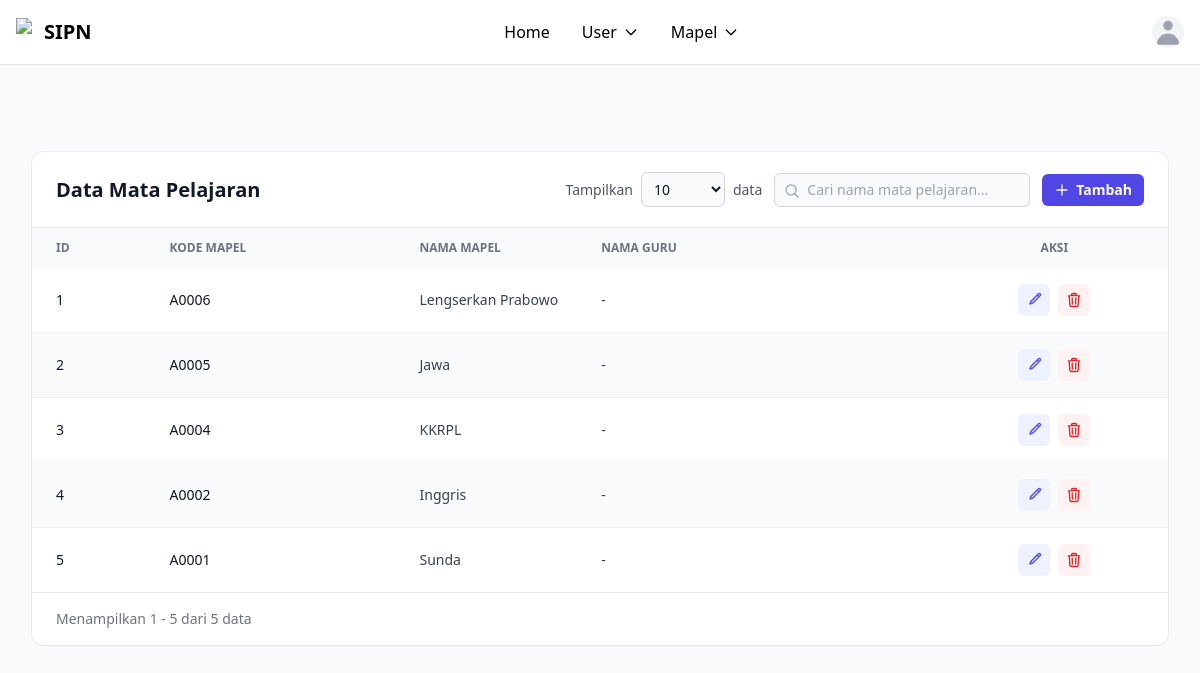
The page /daftar_mapel.php on the database its author committed.
### tables this page shows
CREATE TABLE `mapel` (
  `id` int NOT NULL,
  `kode_mapel` varchar(10) NOT NULL,
  `nama_mapel` varchar(100) NOT NULL,
  `guru_id` int NOT NULL
);

### daftar_mapel.php (the view, shortened to what this page needs)
<!DOCTYPE html>
<html lang="en">
<head>
  <script src="https://cdn.tailwindcss.com"></script>
</head>
<body class="bg-gray-50 antialiased">
<?php
include "navbar.php";
include __DIR__ . "/kon.php";
$data = [];
$sql = "SELECT mapel.*, guru.nama AS nama_guru
        FROM mapel
        LEFT JOIN guru ON mapel.guru_id = guru.id
        ORDER BY mapel.id DESC";
$hasil = mysqli_query($conn, $sql);
while ($row = mysqli_fetch_assoc($hasil)) {
    $data[] = $row;
}
?>
<main class="mx-auto max-w-7xl px-4 pt-32 pb-10 sm:px-6 lg:px-8">
    <div class="bg-white shadow-sm ring-1 ring-gray-900/5 rounded-xl">
        <div class="flex flex-col gap-3 px-6 py-5 border-b border-gray-900/10 sm:flex-row sm:items-center sm:justify-between">
            <h1 class="text-xl font-bold text-gray-900">Data Mata Pelajaran</h1>
            <div class="flex flex-col gap-3 sm:flex-row sm:items-center">
                <div class="flex items-center gap-2">
                    <label for="showEntries" class="text-sm text-gray-600 whitespace-nowrap">Tampilkan</label>
                    <select id="showEntries" class="rounded-md bg-gray-50 border border-gray-300 text-sm text-gray-900 px-2 py-1.5 outline-none focus:ring-2 focus:ring-indigo-600">
                        <option value="10" selected>10</option>
                    </select>
                    <span class="text-sm text-gray-600 whitespace-nowrap">data</span>
                </div>
                <div class="relative">
                    <svg class="absolute left-2.5 top-2.5 size-4 text-gray-400" fill="none" viewBox="0 0 24 24" stroke-width="2" stroke="currentColor"><path stroke-linecap="round" stroke-linejoin="round" d="m21 21-5.2-5.2m0 0a7.5 7.5 0 1 0-10.6-10.6 7.5 7.5 0 0 0 10.6 10.6Z" /></svg>
                    <input id="searchInput" type="text" placeholder="Cari nama mata pelajaran..." class="w-full sm:w-64 rounded-md bg-gray-50 border border-gray-300 pl-8 pr-3 py-1.5 text-sm text-gray-900 outline-none focus:ring-2 focus:ring-indigo-600">
                </div>
                <a href="tambah_mapel.php" title="Tambah Mapel" aria-label="Tambah Mapel"
                   class="inline-flex items-center justify-center gap-1.5 rounded-md bg-indigo-600 px-3 py-1.5 text-sm font-semibold text-white hover:bg-indigo-500 transition-colors">
                    <svg class="size-4" fill="none" viewBox="0 0 24 24" stroke-width="2" stroke="currentColor"><path stroke-linecap="round" stroke-linejoin="round" d="M12 4.5v15m7.5-7.5h-15" /></svg>
                    Tambah
                </a>
            </div>
        </div>
        <div class="relative overflow-x-auto">
            <table class="w-full min-w-[720px] table-fixed text-sm text-left text-gray-700">
                <colgroup>
                    <col class="w-[10%]">
                    <col class="w-[22%]">
                    <col class="w-[16%]">
                    <col class="w-[32%]">
                    <col class="w-[20%]">
                </colgroup>
                <thead class="bg-gray-50 text-xs uppercase text-gray-500">
                    <tr>
                        <th scope="col" class="px-6 py-3 font-semibold">ID</th>
                        <th scope="col" class="px-6 py-3 font-semibold">Kode Mapel</th>
                        <th scope="col" class="px-6 py-3 font-semibold">Nama Mapel</th>
                        <th scope="col" class="px-6 py-3 font-semibold">Nama Guru</th>
                        <th scope="col" class="px-6 py-3 font-semibold text-center">Aksi</th>
                    </tr>
                </thead>
                <tbody id="tableBody" class="divide-y divide-gray-100">
                    <?php
                    $no = 1;
                    foreach ($data as $mapel):
                    ?>
                    <tr class="odd:bg-white even:bg-gray-50 hover:bg-indigo-50/60 transition-colors">
                        <td class="px-6 py-4 font-medium text-gray-900"><?php echo $no++; ?></td>
                        <td class="px-6 py-4 font-medium text-gray-900 truncate" title="<?php echo ($mapel['kode_mapel'] ?? ''); ?>"><?php echo ($mapel['kode_mapel'] ?? ''); ?></td>
                        <td class="px-6 py-4 whitespace-nowrap"><?php echo ($mapel['nama_mapel'] ?? ''); ?></td>
                        <td class="px-6 py-4 truncate" title="<?php echo ($mapel['nama_guru'] ?? ''); ?>"><?php echo ($mapel['nama_guru'] ?? '-'); ?></td>
                        <td class="px-6 py-4">
                            <div class="flex items-center justify-center gap-2">
                                <a href="edit_mapel.php?id=<?php echo $mapel['id']; ?>" title="Edit" aria-label="Edit"
                                   class="inline-flex items-center justify-center size-8 rounded-md bg-indigo-50 text-indigo-600 hover:bg-indigo-600 hover:text-white transition-colors">
                                    <svg class="size-4" fill="none" viewBox="0 0 24 24" stroke-width="2" stroke="currentColor">
                                        <path stroke-linecap="round" stroke-linejoin="round" d="m16.862 4.487 1.687-1.688a1.875 1.875 0 1 1 2.652 2.652L10.582 16.07a4.5 4.5 0 0 1-1.897 1.13L6 18l.8-2.685a4.5 4.5 0 0 1 1.13-1.897l8.932-8.931Zm0 0L19.5 7.125" />
                                    </svg>
                                </a>
                                <a href="delete_mapel.php?id=<?php echo $mapel['id']; ?>&page=daftar_mapel.php" title="Hapus" aria-label="Hapus"
                                   onclick="return confirm('Yakin ingin menghapus data ini?')"
                                   class="inline-flex items-center justify-center size-8 rounded-md bg-red-50 text-red-600 hover:bg-red-600 hover:text-white transition-colors">
                                </a>
                            </div>
                        </td>
                    </tr>
                    <?php endforeach; ?>
                </tbody>
            </table>
        </div>
        <div class="flex flex-col gap-3 px-6 py-4 border-t border-gray-900/10 sm:flex-row sm:items-center sm:justify-between">
            <p id="entriesInfo" class="text-sm text-gray-500"></p>
        </div>
    </div>
</main>
</body>
</html>

### rows shown on the page
mapel: kode_mapel "A0006", nama_mapel "Lengserkan Prabowo", nama_guru "-"
mapel: kode_mapel "A0005", nama_mapel "Jawa", nama_guru "-"
mapel: kode_mapel "A0004", nama_mapel "KKRPL", nama_guru "-"
mapel: kode_mapel "A0002", nama_mapel "Inggris", nama_guru "-"
mapel: kode_mapel "A0001", nama_mapel "Sunda", nama_guru "-"
